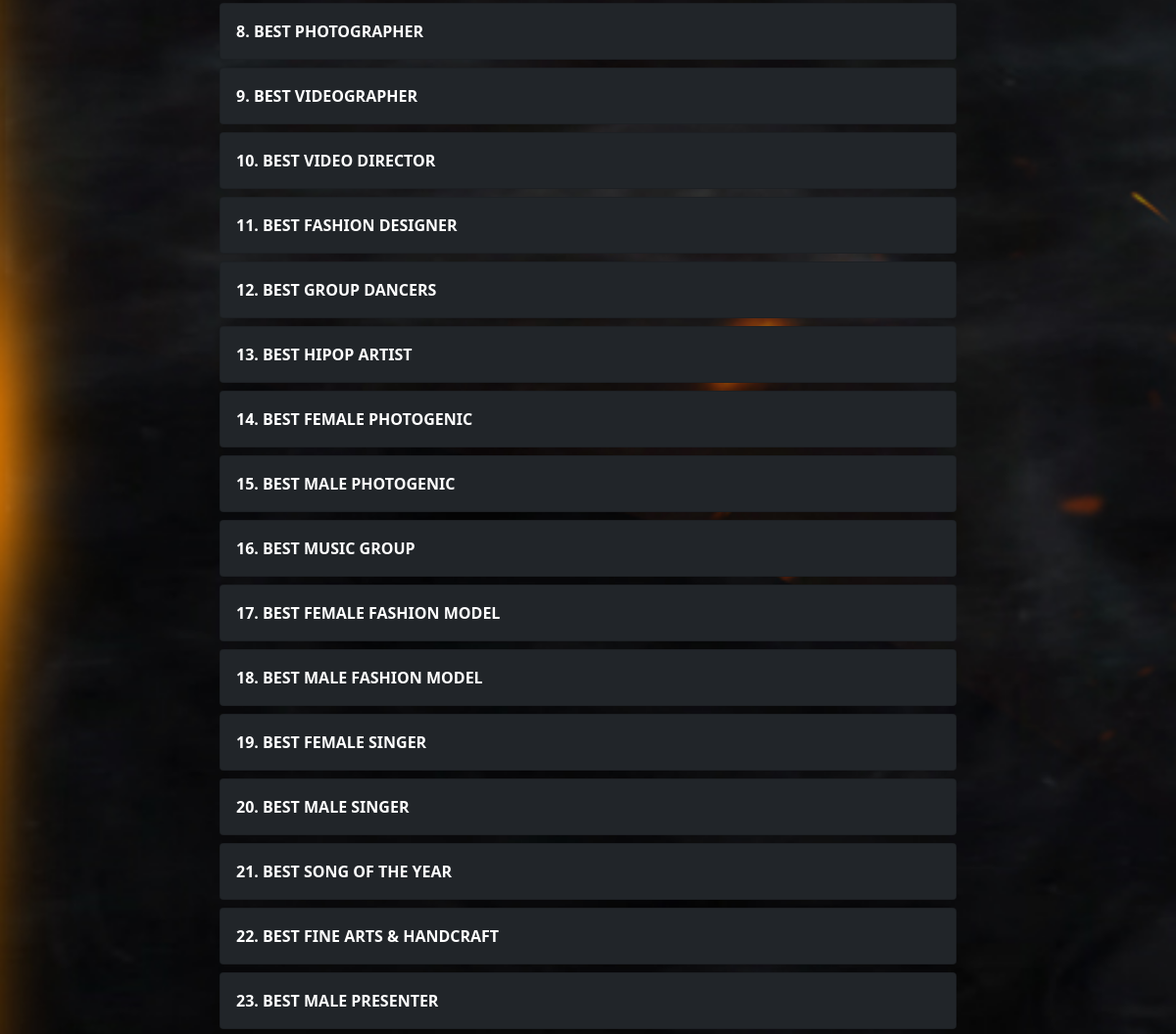
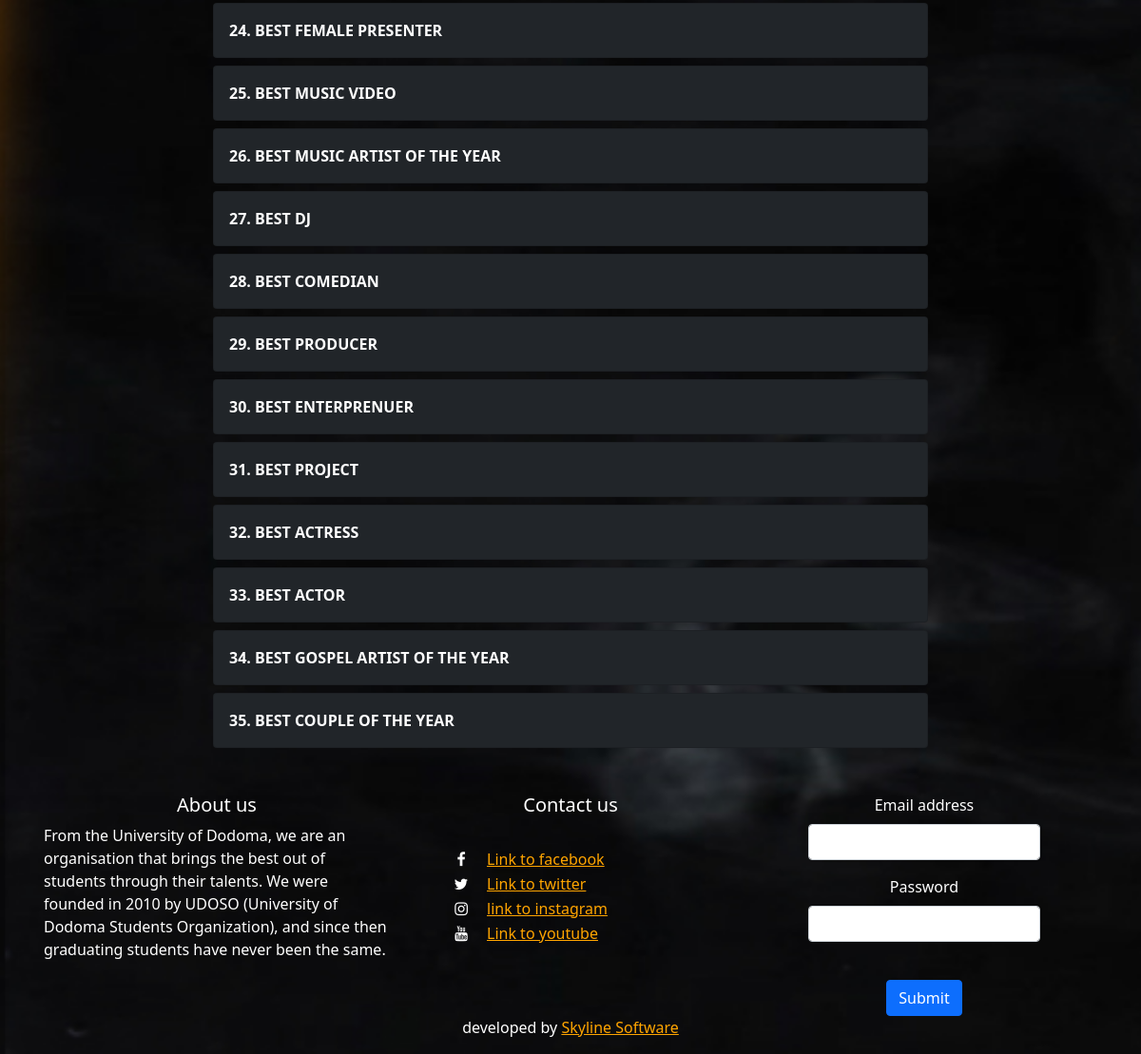
The app's page /vote.php (lower part), older data (2 pictures, top to bottom).
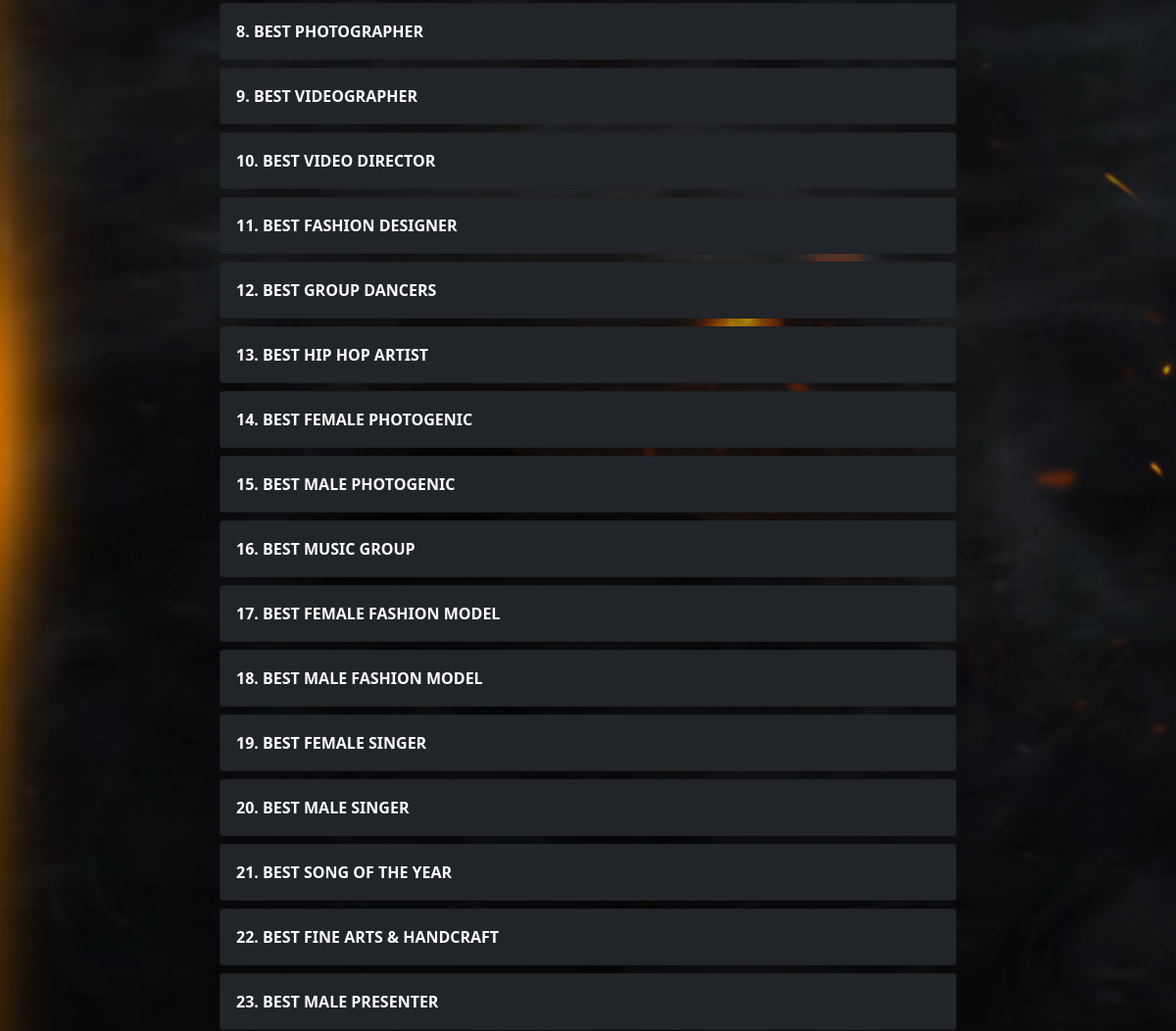
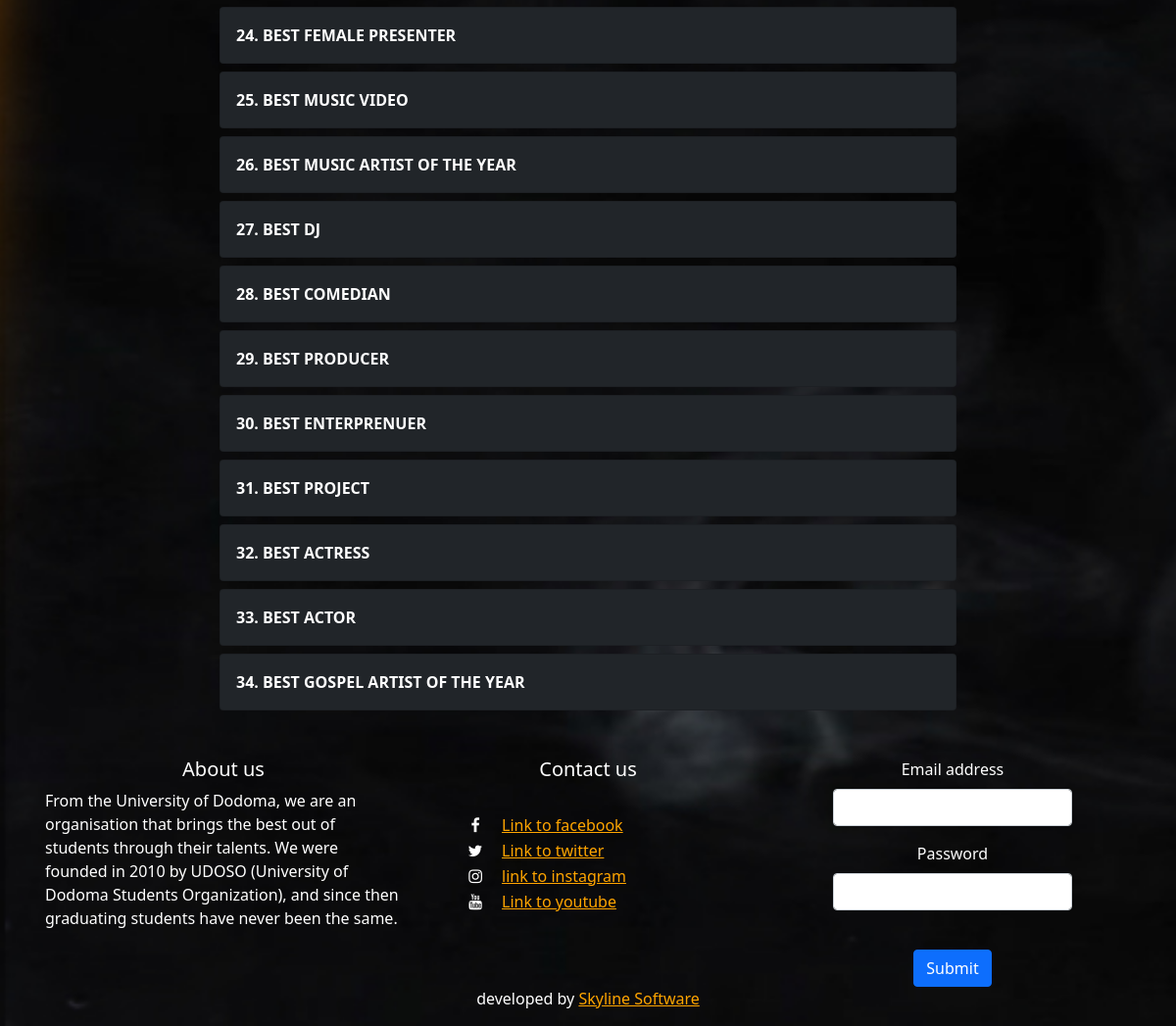
The same page, newer data (2 pictures, top to bottom).
### tables this page shows
CREATE TABLE `category` (
  `id` int(11) NOT NULL,
  `name` varchar(100) NOT NULL,
  `deleted` int(11) NOT NULL,
  `date_added` date NOT NULL
);

### vote.php (the view, shortened to what this page needs)
<!DOCTYPE html>
<html lang="en">
<head>
    <link rel="stylesheet" href="bootstrap/css/bootstrap.min.css">
    <link rel="stylesheet" href="style.css">
    <link rel="stylesheet" href="style.css">
    <link rel="stylesheet" href="bootstrap/css/bootstrap.min.css">
 <link href="http://127.0.0.1:80/bs5/css/bootstrap.min.css" rel="stylesheet">
    <link href="https://cdn.jsdelivr.net/npm/bootstrap@5.1.3/dist/css/bootstrap.min.css" rel="stylesheet">
    <link rel="stylesheet" href="https://cdnjs.cloudflare.com/ajax/libs/font-awesome/4.7.0/css/font-awesome.min.css">
</head>
<body>
    <div class="container"  style="max-width: 800px;">
        <?php
          $selection_query = "SELECT id, name FROM category";
          $selection_result = mysqli_query($conn, $selection_query);
          if($selection_result){
            if(mysqli_num_rows($selection_result) > 0){
              $x=0;
              while($category = mysqli_fetch_assoc($selection_result)){
                $id = $category["id"];
                $x++;
                ?>
              <a style="text-decoration: none;" href="contestants.php?name=<?php  echo $category["name"]?>&id=<?php echo $id;?>">
                  <div class="card my-2 custom-border bg-dark">
                    <div class="card-body">
                      <p class="card-text">  <?php echo $x;?>.  <?php echo $category["name"]; ?></p>
                    </div>
                  </div>
                </a>
              <?php
              }
            }
          }
        ?>
    </div>
    <footer class="mt-5 container" style="color:white;">
    <div class="row">
          <div class="col-sm-4 px-1">
            <h5>About us</h5>
            <p>
              From the University of Dodoma, we are an organisation that brings the best out of students through their talents. We were founded in 2010 by UDOSO (University of Dodoma Students Organization), and since then graduating students have never been the same.
            </p>
          </div>
        <div class="col-sm-4">
        <h5>Contact us</h5>
          <ul>
          <li>
          <a href="#"><i class="fa fa-facebook"></i>Link to facebook </a>
          </li>
          <li>
          <a href="#"><i class="fa fa-twitter"></i>Link to twitter</a>
          </li>
           <li>
          <a href="https://www.instagram.com/udom_awards2022/"><i class="fa fa-instagram"></i>link to instagram</a>
          </li>
          <li>
          <a href="#"><i class="fa fa-youtube"></i>Link to youtube</a>
          </li>
          </ul>
        </div>
        <div class="col-sm-4">
        <form method="post" action="" style="text-align: center;">
              <div class="mb-3">
                <label for="exampleInputEmail1" class="form-label">Email address</label>
                <input type="text" name="username" class="form-control" id="exampleInputEmail1" style="width: 70%; margin: auto;" required>
              </div>
              <div class="mb-3">
                <label for="exampleInputPassword1" class="form-label">Password</label>
                <input type="password" name="password" class="form-control" id="exampleInputPassword1" style="width: 70%; margin: auto;" required>
              </div>
              <br>
              <button type="submit" class="btn btn-primary" name="login" >Submit</button>
            </form>
        </div>
      </div>
      <div class="row" style="text-align: center;">
        <p>
          developed by <a href="#">Skyline Software</a>
        </p>
      </div>
    </footer>
</body>
</html>

Row changes from the older to the newer data that the page shows:
removed category: name "BEST COUPLE OF THE YEAR"
changed category: name "BEST HIPOP ARTIST" → "BEST HIP HOP ARTIST"
